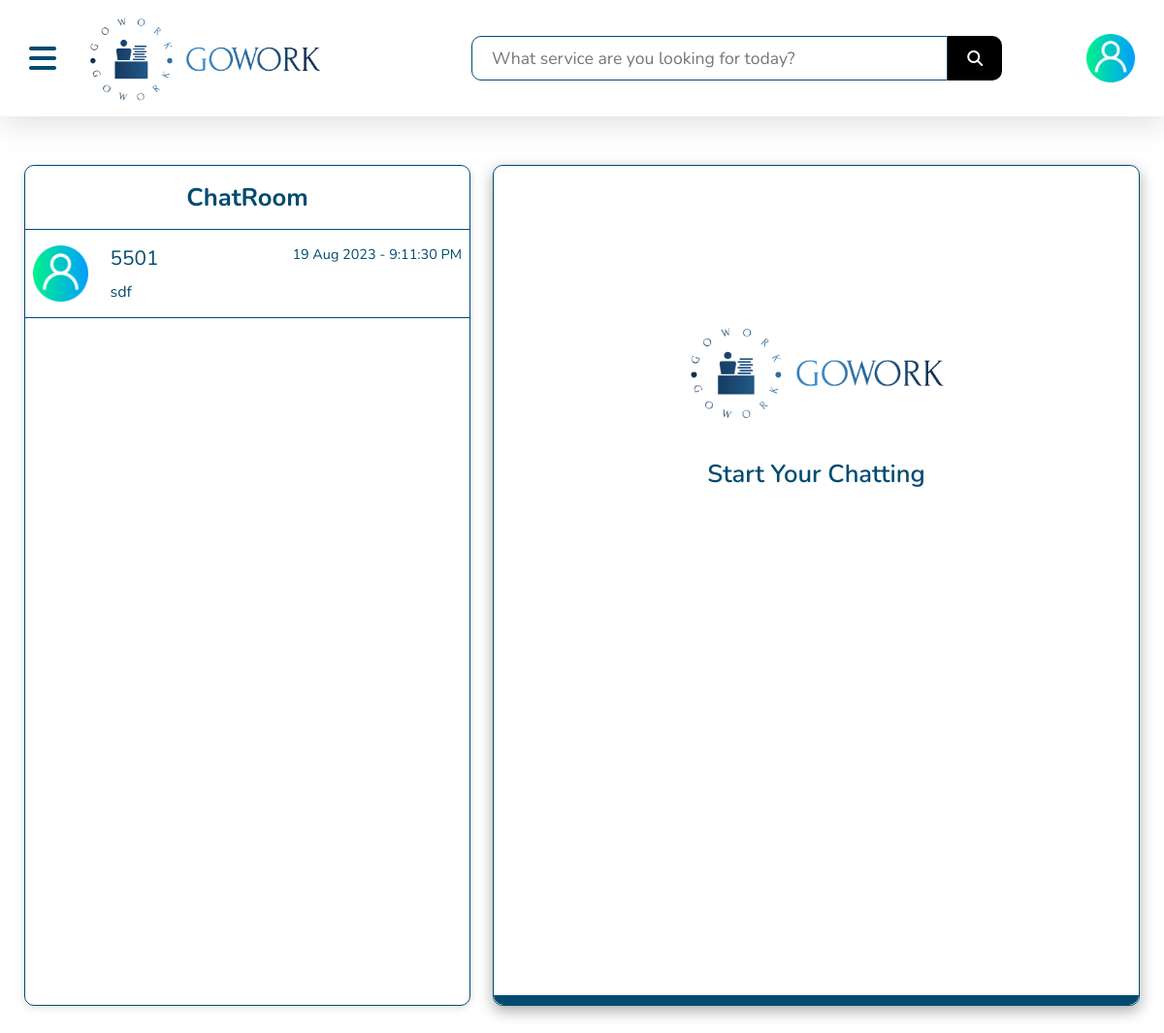
/app/view/PersnolChatRoom.php (signed in), run on the app's committed database.
### tables this page shows
CREATE TABLE `contact_list` (
  `contact_id` int(255) NOT NULL,
  `user_id` int(255) NOT NULL,
  `profile_picture` varchar(255) NOT NULL,
  `contact_username` varchar(255) NOT NULL,
  `timestamp` datetime NOT NULL DEFAULT current_timestamp()
);

CREATE TABLE `conversations` (
  `conversation_id` int(255) NOT NULL,
  `participant_1_id` int(255) NOT NULL,
  `participant_2_id` int(255) NOT NULL,
  `last_message` varchar(255) NOT NULL,
  `last_message_timestamp` datetime NOT NULL,
  `unread_message_count` int(255) NOT NULL
);

### app/core/controller/main.php (called while the page is built, shortened)
<?php
require_once __DIR__ . '../../../model/class.users.php';
if (isset($_SESSION['loggedin']) && $_SESSION['loggedin'] == true) {
    $user = new Users();
}

### app/model/class.users.php (called while the page is built, shortened)
<?php
require_once __DIR__ . '../../model/class.database.php';
class Users extends Database
{
    function contact_list($user_id)
    {
        $sql = "SELECT * FROM `contact_list` WHERE (`user_id`)= '$user_id'";
        $result = $this->query($sql);
        return $result;
    }
    function username($contact_user)
    {
        $sql = "SELECT * FROM `users` WHERE (`username`)= '$contact_user'";
        $result = $this->query($sql);
        return $result;
    }
    function contact_user($contact_user, $user_id)
    {
        $sql = "SELECT * FROM `contact_list` WHERE (`user_id`)= '$user_id' AND (`contact_username`)='$contact_user'";
        $result = $this->query($sql);
        return $result;
    }
    function conversations_user($user_id, $CU_user_id)
    {
        $sql = "SELECT * FROM `conversations` WHERE (`participant_1_id`)= '$user_id' AND (`participant_2_id`)='$CU_user_id' OR (`participant_1_id`)= '$CU_user_id' AND (`participant_2_id`)='$user_id'";
        $result = $this->query($sql);
        return $result;
    }
}

### app/model/class.database.php (called while the page is built, shortened)
<?php
class Database
{
    public $server = "localhost";
    public $username = "root";
    public $password = "";
    public $database = "gowork";
    function connect()
    {
        $conn = mysqli_connect(
            $this->server,
            $this->username,
            $this->password,
            $this->database
        );
        return $conn;
    }
    function query($query)
    {
        $result = mysqli_query($this->connect(), $query);
        return $result;
    }
}

### app/core/controller/PersnolChatRoom.php (the view, shortened to what this page needs)
<?php
require_once __DIR__ . '../../controller/main.php';
$contact_user = substr($_SERVER['REQUEST_URI'], strrpos($_SERVER['REQUEST_URI'], '@') + 1);
echo '<div class="contact_container">
    <div class="contact_list" id="contact_list">
        <div class="contact_list_head">
            <h3 class="chat_heading">ChatRoom</h3>
        </div>
        <ul class="contact_list_inner">';
$C_List = mysqli_num_rows($user->contact_list($user_id));
if ($C_List === 0) {
    echo '<li class="no_chat">
<span class="no_chat_heading">No Chat</span>
</li>';
} else {
    if ($C_List > 0) {
        $rows = mysqli_fetch_all($user->contact_list($user_id), MYSQLI_ASSOC);
        for ($c = 0; $c < count($rows); $c++) {
            $row = $rows[$c];
            $user_id = $row['user_id'];
            $contact_username = $row['contact_username'];
            $CL_row = mysqli_fetch_assoc($user->username($contact_username));
            $CU_user_id = $CL_row['user_id'];
            $CV_row = mysqli_fetch_assoc($user->conversations_user($user_id, $CU_user_id));
            $last_message = $CV_row['last_message'];
            $last_message_time = $CV_row['last_message_timestamp'];
            $L_time = date("d M Y - g:i:s A", strtotime($last_message_time));
            $L_message = substr($last_message, 0, 30);
            echo '<a href="/app/view/PersnolChatRoom.php/@' . $contact_username . '" class="contact_lister" id="contact_lister">
<div class="lister_img">
    <img src="/assets/img/user - Copy.png" class="lister_img_inner" alt="error">
</div>
<div class="lister_section">
    <div class="up_section">
        <span class="username">' . $contact_username . '</span>
        <span class="chat_time">' . $L_time . '</span>
    </div>
    <div class="down_section">
        <span class="chat_view">' . $L_message . '</span>
    </div>
</div>
</a>';
        }
    }
}
echo '</ul>
    </div>';
$CL_users = mysqli_num_rows($user->contact_user($contact_user, $user_id));
if ($CL_users === 1) {
    echo '<div class="contact_chat" id="contact_chat">
        <div class="up_section">
        <div class="close_arrow" id="close_arrow">
            <i class="fa-solid fa-arrow-left"></i>
        </div>
            <div class="lister_info">
                <div class="lister_img">
                    <img src="/assets/img/user - Copy.png" class="lister_img_inner" alt="error">
                </div>
                <span class="username">' . $contact_user . '</span>
            </div>
        </div>
        <div class="down_section">
            <ul class="chating_section" id="chat_messages">';
    $CL_row = mysqli_fetch_assoc($user->username($contact_user));
    $CU_user_id = $CL_row['user_id'];
    $CV_row = mysqli_fetch_assoc($user->conversations_user($user_id, $CU_user_id));
    $conversation_id = $CV_row['conversation_id'];
    $m_rows = mysqli_fetch_all($user->fetch_messages($conversation_id), MYSQLI_ASSOC);
    for ($m = 0; $m < count($m_rows); $m++) {
        $row = $m_rows[$m];
        $sender_id = $row['sender_id'];
        $message = $row['message'];
        $timestamp = $row['timestamp'];
        $time = date("d M Y - g:i:s A", strtotime($timestamp));
        if ($sender_id === $user_id) {
            $S_row = mysqli_fetch_assoc($user->sender_info($sender_id));
            $username = $S_row['username'];
            echo '<li class="sender_chat">
                <div class="sender_user_pic">
                    <img class="user_pic_inner" src="/assets/img/user - Copy.png" alt="error">
                </div>
                <div class="sende_user_info">
                    <div class="username">' . $username . '</div>
                    <p class="user_chat">' . $message . '</p>
                    <span class="timestamp">' . $time . '</span>
                </div>
            </li>';
        } else {
            if ($sender_id !== $user_id) {
                $S_row = mysqli_fetch_assoc($user->sender_info($sender_id));
                $username = $S_row['username'];
                echo '<li class="receiver_chat">
                         <div class="receiver_user_pic">
                             <img class="user_pic_inner" src="/assets/img/user - Copy.png" alt="error">
                         </div>
                         <div class="receiver_user_info">
                             <div class="username">' . $username . '</div>
                             <p class="user_chat">' . $message . '</p>
                             <p class="timestamp">' . $time . '</p>
                         </div>
                     </li>';
            }
        }
    }
    echo '</ul>
            <form class="chating_footer" method="post" action="' . $_SERVER['REQUEST_URI'] . '">
                <div class="smiley"><i class="smiley_inner fa-solid fa-face-smile"></i></div>
                <div class="folder"><i class="folder_inner fa-solid fa-file-arrow-up"></i></div>
                <div class="type_message_box">
                    <input type="text" class="type_message" name="type_message" placeholder="Type a message">
                    <input type="submit" class="send_message" name="send_message" value="SEND">
                </div>
            </form>
        </div>
    </div>';
} else {
    if ($CL_users === 0) {
        echo '<div class="start_chat" id="start_chat">
            <div class="start_chat_inner">
                <div class="logo">
                    <img class="logo_inner" src="/assets/img/gowork_logo.png" alt="error">
                </div>
                <p class="info">Start Your Chatting</p>
            </div>
            <div class="styleing"></div>
        </div>';
    }
}
echo '</div>';
?>

### assets/css/ChatRoom.css (style rules this page uses)
html { overflow: scroll; overflow-x: hidden; }
.contact_container { overflow: scroll; overflow-x: hidden; display: flex; padding: 50px 25px 40px; justify-content: space-between; }
.contact_container .contact_list { width: 40%; box-shadow: rgba(0, 0, 0, 0.35) 0px 5px 15px; border: 1px solid #014b70; border-radius: 10px; box-shadow: rgba(99, 99, 99, 0.2) 0px 2px 8px 0px; }
.contact_container .contact_list .contact_list_head { display: flex; justify-content: space-around; padding: 15px 0px; }
.contact_container .contact_list .contact_list_head .chat_heading { color: #014b70; font-size: 1.6rem; }
.contact_container .contact_list .contact_list_inner { overflow-y: auto; height: 100dvh; border-top: 1px solid #014b70; }
.contact_container .contact_list .contact_list_inner .contact_lister { display: flex; text-decoration: none; justify-content: space-between; padding: 15px 8px; align-items: center; cursor: pointer; border-bottom: 1px solid #014b70; }
.contact_container .contact_list .contact_list_inner .contact_lister .lister_img { width: 13%; display: flex; }
.contact_container .contact_list .contact_list_inner .contact_lister .lister_img .lister_img_inner { width: 100%; }
.contact_container .contact_list .contact_list_inner .contact_lister .lister_section { width: 82%; color: #014b70; }
.contact_container .contact_list .contact_list_inner .contact_lister .lister_section .up_section { display: flex; justify-content: space-between; }
.contact_container .contact_list .contact_list_inner .contact_lister .lister_section .up_section .username { font-size: 1.3rem; }
.contact_container .contact_list .contact_list_inner .contact_lister .lister_section .up_section .chat_time { font-size: 0.9rem; }
.contact_container .contact_list .contact_list_inner .contact_lister .lister_section .down_section { display: flex; padding-top: 10px; }
.contact_container .contact_list .contact_list_inner .contact_lister .lister_section .down_section .chat_view { font-size: 1rem; }
.contact_container .start_chat { width: 58%; display: flex; flex-direction: column; border-radius: 10px; justify-content: space-between; border: 1px solid #014b70; box-shadow: rgba(0, 0, 0, 0.35) 0px 5px 15px; }
.contact_container .start_chat .start_chat_inner { padding-top: 10rem; }
.contact_container .start_chat .start_chat_inner .logo { background-color: #014b70; width: 40%; margin: auto; display: flex; }
.contact_container .start_chat .start_chat_inner .logo_inner { width: 100%; }
.contact_container .start_chat .start_chat_inner .info { text-align: center; font-size: 1.6rem; font-weight: 600; padding: 35px 0px; color: #014b70; }
.contact_container .start_chat .styleing { border-radius: 0px 0px 10px 10px; background-color: #014b70; padding: 5px 0px; }

### assets/css/header.css (style rules this page uses)
* { box-sizing: border-box; padding: 0; margin: 0; border: 0; outline: 0; font-family: 'Nunito', sans-serif; }

### data on the page
contact_list: contact_username "5501", conversations.last_message_timestamp "19 Aug 2023 - 9:11:30 PM", conversations.last_message "sdf"
